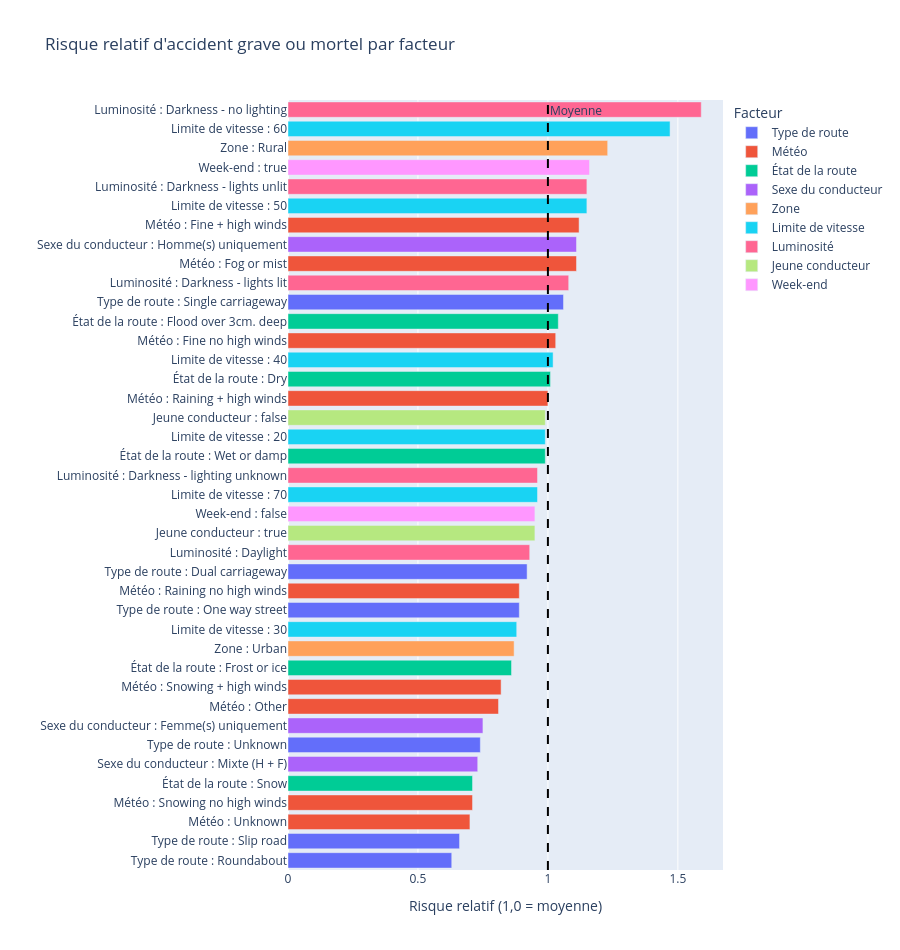

Notebook code cell kept with this figure:
### Code cell
# Graphique 4 — Risque relatif d'accident grave par facteur (lu depuis la table Gold : 37 lignes)
import plotly.express as px

pdf_fact = (spark.read.format("delta").load(GOLD_FACTEURS_PATH)
            .toPandas()
            .sort_values("risque_relatif"))
pdf_fact["libelle"] = pdf_fact["facteur"] + " : " + pdf_fact["modalite"]

fig = px.bar(
    pdf_fact, x="risque_relatif", y="libelle", color="facteur", orientation="h",
    hover_data=["nb_accidents", "pct_graves_mortels", "pct_mortels"],
    labels={"risque_relatif": "Risque relatif (1,0 = moyenne)", "libelle": "", "facteur": "Facteur"},
    title="Risque relatif d'accident grave ou mortel par facteur",
    height=950,
)
fig.update_yaxes(categoryorder="total ascending")   # tri global, toutes couleurs confondues
fig.add_vline(x=1, line_dash="dash", line_color="black", annotation_text="Moyenne")
fig.show()

### Figure 1 — Plotly figure (JSON) as saved in the notebook; plotly's stock layout.template omitted (floating-point values rounded to 4 significant figures)
{"data": [{"customdata": [[136800.0, 9.59, 0.31], [21560.0, 10.07, 0.77], [14400.0, 11.34, 0.69], [43260.0, 13.67, 0.67], [303400.0, 14.12, 1.75], [1528000.0, 16.17, 1.31]], "hovertemplate": "Facteur=Type de route<br>Risque relatif (1,0 = moyenne)=%{x}<br>=%{y}<br>nb_accidents=%{customdata[0]}<br>pct_graves_mortels=%{customdata[1]}<br>pct_mortels=%{customdata[2]}<extra></extra>", "legendgroup": "Type de route", "marker": {"color": "#636efa", "pattern": {"shape": ""}}, "name": "Type de route", "orientation": "h", "showlegend": true, "textposition": "auto", "type": "bar", "x": [0.63, 0.66, 0.74, 0.89, 0.92, 1.06], "xaxis": "x", "y": ["Type de route : Roundabout", "Type de route : Slip road", "Type de route : Unknown", "Type de route : One way street", "Type de route : Dual carriageway", "Type de route : Single carriageway"], "yaxis": "y"}, {"customdata": [[42520.0, 10.72, 0.86], [13390.0, 10.89, 0.82], [44080.0, 12.38, 0.9], [2487.0, 12.46, 0.6], [239300.0, 13.62, 1.06], [28340.0, 15.24, 1.41], [1640000.0, 15.71, 1.33], [11070.0, 16.99, 2.15], [25820.0, 17.07, 1.86]], "hovertemplate": "Facteur=Météo<br>Risque relatif (1,0 = moyenne)=%{x}<br>=%{y}<br>nb_accidents=%{customdata[0]}<br>pct_graves_mortels=%{customdata[1]}<br>pct_mortels=%{customdata[2]}<extra></extra>", "legendgroup": "Météo", "marker": {"color": "#EF553B", "pattern": {"shape": ""}}, "name": "Météo", "orientation": "h", "showlegend": true, "textposition": "auto", "type": "bar", "x": [0.7, 0.71, 0.81, 0.82, 0.89, 1.0, 1.03, 1.11, 1.12], "xaxis": "x", "y": ["Météo : Unknown", "Météo : Snowing no high winds", "Météo : Other", "Météo : Snowing + high winds", "Météo : Raining no high winds", "Météo : Raining + high winds", "Météo : Fine no high winds", "Météo : Fog or mist", "Météo : Fine + high winds"], "yaxis": "y"}, {"customdata": [[12170.0, 10.85, 0.74], [40320.0, 13.06, 1.05], [568600.0, 15.05, 1.42], [1418000.0, 15.49, 1.25], [2845.0, 15.89, 2.04]], "hovertemplate": "Facteur=État de la route<br>Risque relatif (1,0 = moyenne)=%{x}<br>=%{y}<br>nb_accidents=%{customdata[0]}<br>pct_graves_mortels=%{customdata[1]}<br>pct_mortels=%{customdata[2]}<extra></extra>", "legendgroup": "État de la route", "marker": {"color": "#00cc96", "pattern": {"shape": ""}}, "name": "État de la route", "orientation": "h", "showlegend": true, "textposition": "auto", "type": "bar", "x": [0.71, 0.86, 0.99, 1.01, 1.04], "xaxis": "x", "y": ["État de la route : Snow", "État de la route : Frost or ice", "État de la route : Wet or damp", "État de la route : Dry", "État de la route : Flood over 3cm. deep"], "yaxis": "y"}, {"customdata": [[237800.0, 11.18, 0.93], [294700.0, 11.53, 0.66], [834200.0, 17.01, 1.67]], "hovertemplate": "Facteur=Sexe du conducteur<br>Risque relatif (1,0 = moyenne)=%{x}<br>=%{y}<br>nb_accidents=%{customdata[0]}<br>pct_graves_mortels=%{customdata[1]}<br>pct_mortels=%{customdata[2]}<extra></extra>", "legendgroup": "Sexe du conducteur", "marker": {"color": "#ab63fa", "pattern": {"shape": ""}}, "name": "Sexe du conducteur", "orientation": "h", "showlegend": true, "textposition": "auto", "type": "bar", "x": [0.73, 0.75, 1.11], "xaxis": "x", "y": ["Sexe du conducteur : Mixte (H + F)", "Sexe du conducteur : Femme(s) uniquement", "Sexe du conducteur : Homme(s) uniquement"], "yaxis": "y"}, {"customdata": [[1322000.0, 13.31, 0.71], [724800.0, 18.85, 2.35]], "hovertemplate": "Facteur=Zone<br>Risque relatif (1,0 = moyenne)=%{x}<br>=%{y}<br>nb_accidents=%{customdata[0]}<br>pct_graves_mortels=%{customdata[1]}<br>pct_mortels=%{customdata[2]}<extra></extra>", "legendgroup": "Zone", "marker": {"color": "#FFA15A", "pattern": {"shape": ""}}, "name": "Zone", "orientation": "h", "showlegend": true, "textposition": "auto", "type": "bar", "x": [0.87, 1.23], "xaxis": "x", "y": ["Zone : Urban", "Zone : Rural"], "yaxis": "y"}, {"customdata": [[1306000.0, 13.44, 0.67], [147300.0, 14.73, 2.32], [38400.0, 15.19, 0.52], [168400.0, 15.57, 1.47], [69480.0, 17.51, 2.21], [317500.0, 22.46, 3.15]], "hovertemplate": "Facteur=Limite de vitesse<br>Risque relatif (1,0 = moyenne)=%{x}<br>=%{y}<br>nb_accidents=%{customdata[0]}<br>pct_graves_mortels=%{customdata[1]}<br>pct_mortels=%{customdata[2]}<extra></extra>", "legendgroup": "Limite de vitesse", "marker": {"color": "#19d3f3", "pattern": {"shape": ""}}, "name": "Limite de vitesse", "orientation": "h", "showlegend": true, "textposition": "auto", "type": "bar", "x": [0.88, 0.96, 0.99, 1.02, 1.15, 1.47], "xaxis": "x", "y": ["Limite de vitesse : 30", "Limite de vitesse : 70", "Limite de vitesse : 20", "Limite de vitesse : 40", "Limite de vitesse : 50", "Limite de vitesse : 60"], "yaxis": "y"}, {"customdata": [[1496000.0, 14.24, 1.03], [24360.0, 14.62, 1.27], [404100.0, 16.56, 1.35], [9971.0, 17.63, 1.91], [112600.0, 24.27, 4.39]], "hovertemplate": "Facteur=Luminosité<br>Risque relatif (1,0 = moyenne)=%{x}<br>=%{y}<br>nb_accidents=%{customdata[0]}<br>pct_graves_mortels=%{customdata[1]}<br>pct_mortels=%{customdata[2]}<extra></extra>", "legendgroup": "Luminosité", "marker": {"color": "#FF6692", "pattern": {"shape": ""}}, "name": "Luminosité", "orientation": "h", "showlegend": true, "textposition": "auto", "type": "bar", "x": [0.93, 0.96, 1.08, 1.15, 1.59], "xaxis": "x", "y": ["Luminosité : Daylight", "Luminosité : Darkness - lighting unknown", "Luminosité : Darkness - lights lit", "Luminosité : Darkness - lights unlit", "Luminosité : Darkness - no lighting"], "yaxis": "y"}, {"customdata": [[367300.0, 14.53, 1.23], [961200.0, 15.17, 1.39]], "hovertemplate": "Facteur=Jeune conducteur<br>Risque relatif (1,0 = moyenne)=%{x}<br>=%{y}<br>nb_accidents=%{customdata[0]}<br>pct_graves_mortels=%{customdata[1]}<br>pct_mortels=%{customdata[2]}<extra></extra>", "legendgroup": "Jeune conducteur", "marker": {"color": "#B6E880", "pattern": {"shape": ""}}, "name": "Jeune conducteur", "orientation": "h", "showlegend": true, "textposition": "auto", "type": "bar", "x": [0.95, 0.99], "xaxis": "x", "y": ["Jeune conducteur : true", "Jeune conducteur : false"], "yaxis": "y"}, {"customdata": [[1549000.0, 14.51, 1.14], [498500.0, 17.66, 1.75]], "hovertemplate": "Facteur=Week-end<br>Risque relatif (1,0 = moyenne)=%{x}<br>=%{y}<br>nb_accidents=%{customdata[0]}<br>pct_graves_mortels=%{customdata[1]}<br>pct_mortels=%{customdata[2]}<extra></extra>", "legendgroup": "Week-end", "marker": {"color": "#FF97FF", "pattern": {"shape": ""}}, "name": "Week-end", "orientation": "h", "showlegend": true, "textposition": "auto", "type": "bar", "x": [0.95, 1.16], "xaxis": "x", "y": ["Week-end : false", "Week-end : true"], "yaxis": "y"}], "layout": {"annotations": [{"showarrow": false, "text": "Moyenne", "x": 1, "xanchor": "left", "xref": "x", "y": 1, "yanchor": "top", "yref": "y domain"}], "barmode": "relative", "height": 950, "legend": {"title": {"text": "Facteur"}, "tracegroupgap": 0}, "shapes": [{"line": {"color": "black", "dash": "dash"}, "type": "line", "x0": 1, "x1": 1, "xref": "x", "y0": 0, "y1": 1, "yref": "y domain"}], "title": {"text": "Risque relatif d'accident grave ou mortel par facteur"}, "xaxis": {"anchor": "y", "domain": [0, 1], "title": {"text": "Risque relatif (1,0 = moyenne)"}}, "yaxis": {"anchor": "x", "categoryorder": "total ascending", "domain": [0, 1], "title": {"text": ""}}}}
